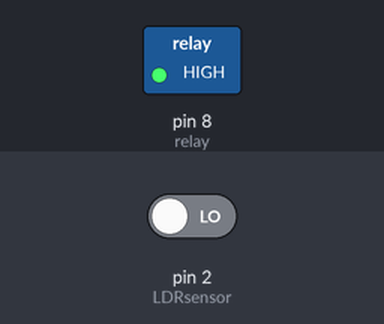
Simulated run of this sketch. Board: Arduino Uno, built with avr-gcc and run on an emulated ATmega328P. On the bench: switched loads named in the sketch (green lamp = pin HIGH). Inputs (shaded band) come from the test bench; at power-on: pin 2 (LDRsensor) LOW.

Above: at 1.2 s.
1.3 s: pin 2 (LDRsensor) driven HIGH
At 2.3 s:
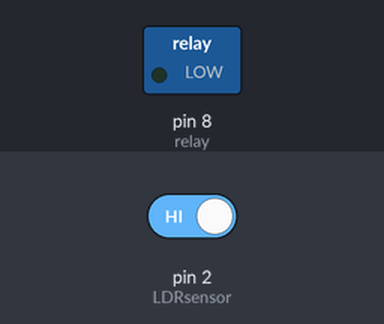
2.8 s: pin 2 (LDRsensor) driven LOW
At 3.4 s:
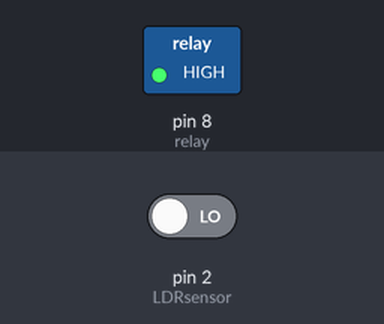
Timing chart, 0 to 5.8 s (numbered marks = the images above; inputs shaded):
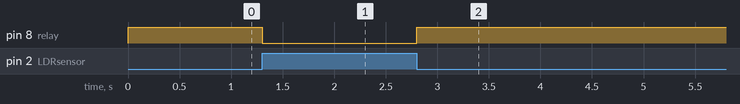

Measured:
- after the input at 1.3 s, pin 8 (relay): HIGH → LOW at once
- after the input at 2.8 s, pin 8 (relay): LOW → HIGH at once

The sketch:

ldrRelay.ino
```cpp
int LDRsensor=2;
int relay=8;
void setup() {
  // put your setup code here, to run once:
pinMode(relay,OUTPUT);
pinMode(LDRsensor,INPUT);

}

void loop() {
  // put your main code here, to run repeatedly:
int val;
val=digitalRead(LDRsensor);
if(val==HIGH)//no light
  {digitalWrite(relay,LOW); // smtg connected to relay will turn on i.e the led.
  }
else // light is there
  digitalWrite(relay,HIGH);
}

// default state in gas project, connect com and nc. by default shoulld be on and when leakage is dtecetd it should turn off
```
